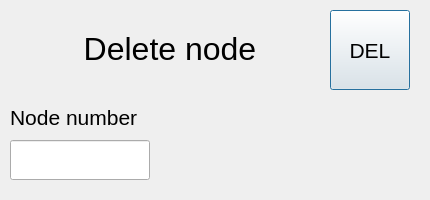
<?xml version="1.0" encoding="UTF-8"?>
<ui version="4.0">
 <class>DeleteNodeWindow</class>
 <widget class="QDialog" name="DeleteNodeWindow">
  <property name="geometry">
   <rect>
    <x>0</x>
    <y>0</y>
    <width>430</width>
    <height>200</height>
   </rect>
  </property>
  <property name="windowTitle">
   <string>Dialog</string>
  </property>
  <widget class="QLabel" name="windowTitleLabel">
   <property name="geometry">
    <rect>
     <x>20</x>
     <y>19</y>
     <width>300</width>
     <height>60</height>
    </rect>
   </property>
   <property name="font">
    <font>
     <pointsize>24</pointsize>
    </font>
   </property>
   <property name="text">
    <string>Delete node</string>
   </property>
   <property name="alignment">
    <set>Qt::AlignCenter</set>
   </property>
  </widget>
  <widget class="QPushButton" name="delNodeBtn">
   <property name="geometry">
    <rect>
     <x>330</x>
     <y>10</y>
     <width>80</width>
     <height>80</height>
    </rect>
   </property>
   <property name="font">
    <font>
     <pointsize>16</pointsize>
    </font>
   </property>
   <property name="text">
    <string>DEL</string>
   </property>
  </widget>
  <widget class="QLabel" name="numberLabel">
   <property name="geometry">
    <rect>
     <x>10</x>
     <y>90</y>
     <width>141</width>
     <height>40</height>
    </rect>
   </property>
   <property name="font">
    <font>
     <pointsize>16</pointsize>
    </font>
   </property>
   <property name="text">
    <string>Node number</string>
   </property>
   <property name="alignment">
    <set>Qt::AlignBottom|Qt::AlignLeading|Qt::AlignLeft</set>
   </property>
  </widget>
  <widget class="QLineEdit" name="numberLine">
   <property name="geometry">
    <rect>
     <x>10</x>
     <y>140</y>
     <width>140</width>
     <height>40</height>
    </rect>
   </property>
   <property name="font">
    <font>
     <pointsize>16</pointsize>
    </font>
   </property>
  </widget>
 </widget>
 <resources/>
 <connections/>
</ui>
